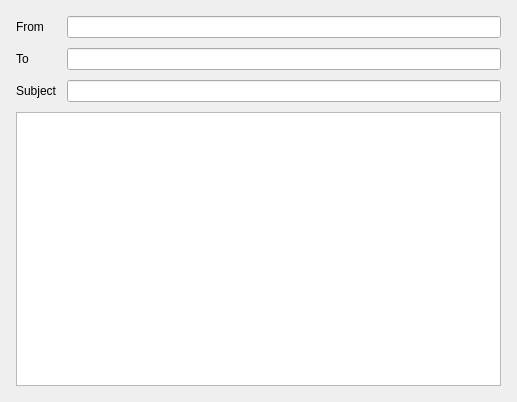
<?xml version="1.0" encoding="UTF-8"?>
<ui version="4.0">
 <class>Form</class>
 <widget class="QWidget" name="Form">
  <property name="geometry">
   <rect>
    <x>0</x>
    <y>0</y>
    <width>517</width>
    <height>402</height>
   </rect>
  </property>
  <property name="windowTitle">
   <string>Message Inspector</string>
  </property>
  <layout class="QVBoxLayout" name="verticalLayout_4">
   <item>
    <layout class="QVBoxLayout" name="verticalLayout_3">
     <property name="spacing">
      <number>10</number>
     </property>
     <property name="leftMargin">
      <number>5</number>
     </property>
     <property name="topMargin">
      <number>5</number>
     </property>
     <property name="rightMargin">
      <number>5</number>
     </property>
     <property name="bottomMargin">
      <number>5</number>
     </property>
     <item>
      <layout class="QHBoxLayout" name="horizontalLayout">
       <item>
        <layout class="QVBoxLayout" name="verticalLayout">
         <item>
          <widget class="QLabel" name="label">
           <property name="text">
            <string>From</string>
           </property>
          </widget>
         </item>
         <item>
          <widget class="QLabel" name="label_2">
           <property name="text">
            <string>To</string>
           </property>
          </widget>
         </item>
         <item>
          <widget class="QLabel" name="label_3">
           <property name="text">
            <string>Subject</string>
           </property>
          </widget>
         </item>
        </layout>
       </item>
       <item>
        <layout class="QVBoxLayout" name="verticalLayout_2">
         <property name="spacing">
          <number>10</number>
         </property>
         <item>
          <widget class="QLineEdit" name="txtbox_from">
           <property name="readOnly">
            <bool>true</bool>
           </property>
          </widget>
         </item>
         <item>
          <widget class="QLineEdit" name="txtbox_to">
           <property name="readOnly">
            <bool>true</bool>
           </property>
          </widget>
         </item>
         <item>
          <widget class="QLineEdit" name="txtbox_subj">
           <property name="readOnly">
            <bool>true</bool>
           </property>
          </widget>
         </item>
        </layout>
       </item>
      </layout>
     </item>
     <item>
      <widget class="QTextBrowser" name="txtbox_body"/>
     </item>
    </layout>
   </item>
  </layout>
 </widget>
 <resources/>
 <connections/>
</ui>
